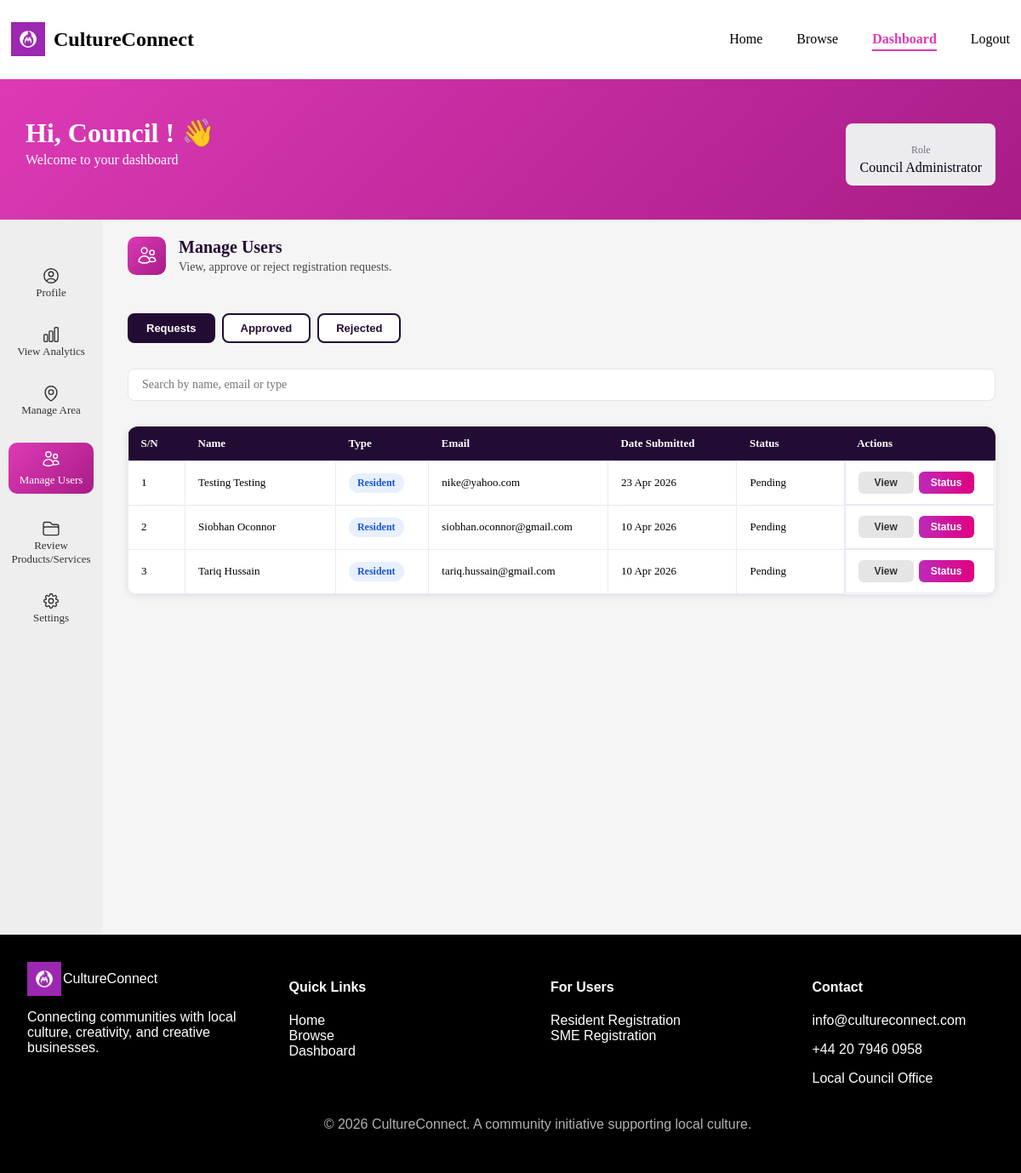
The app's page /frontend/pages/dashboard.php?page=manage-users (signed in), older data.
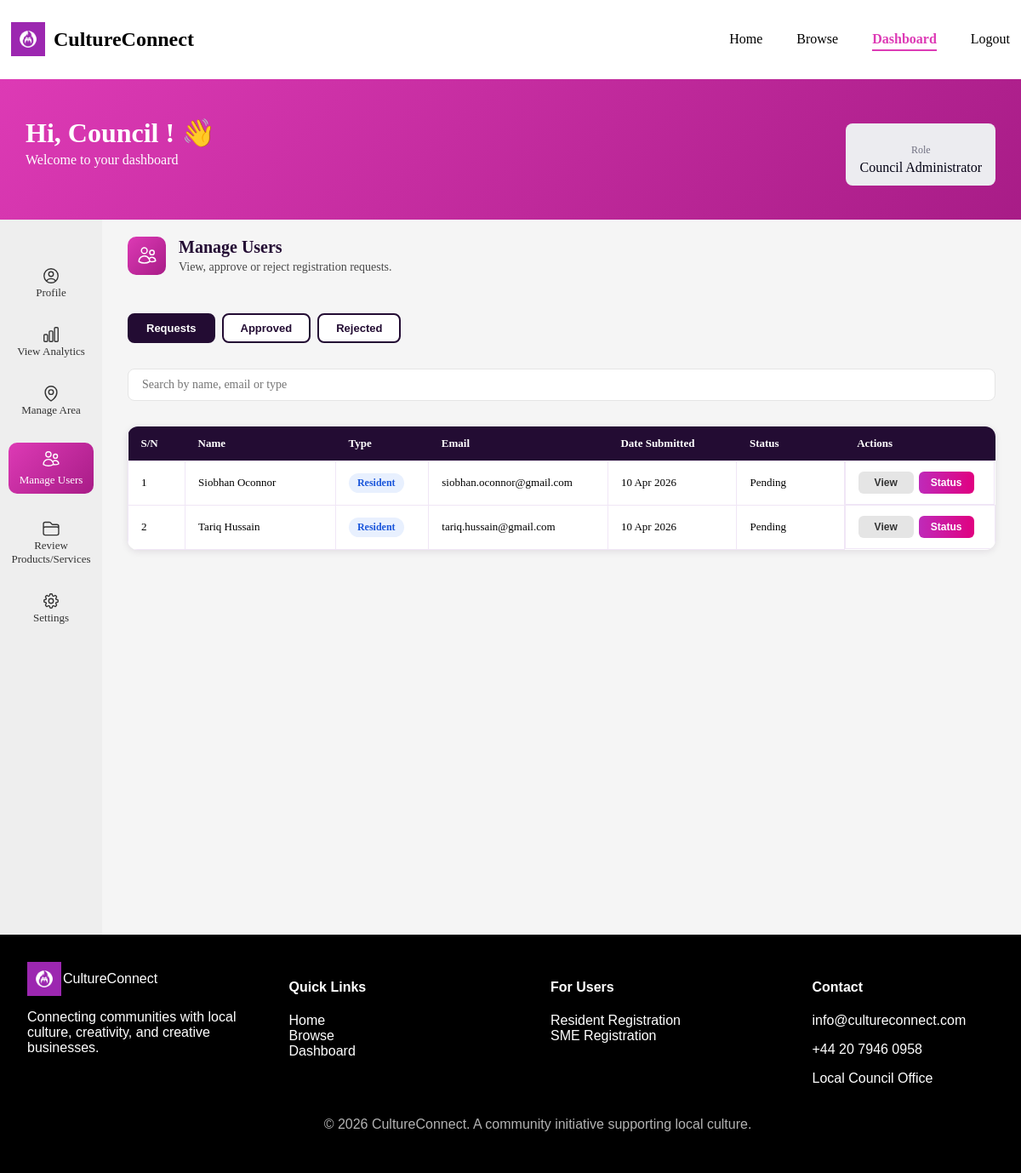
The same page, newer data.
### tables this page shows
CREATE TABLE `resident_profiles` (
  `profile_id` int(11) NOT NULL,
  `user_id` int(11) NOT NULL,
  `first_name` varchar(50) NOT NULL,
  `last_name` varchar(50) NOT NULL,
  `date_of_birth` date NOT NULL,
  `gender` enum('Male','Female','Non-binary','Transgender','Genderqueer','Genderfluid','Agender','Intersex','Other','Prefer not to say') DEFAULT 'Prefer not to say',
  `address` varchar(255) NOT NULL,
  `phone` varchar(20) NOT NULL,
  `postcode` varchar(10) NOT NULL,
  `created_at` timestamp NOT NULL DEFAULT current_timestamp(),
  `area_id` int(11) NOT NULL
);

CREATE TABLE `users` (
  `user_id` int(11) NOT NULL,
  `password_hash` varchar(255) NOT NULL,
  `last_login` timestamp NOT NULL DEFAULT current_timestamp(),
  `account_status` enum('pending','approved','rejected') NOT NULL DEFAULT 'pending',
  `role` varchar(50) NOT NULL,
  `email_address` varchar(100) NOT NULL
);

### frontend/pages/manage-users.php (the view, shortened to what this page needs)
<?php
$statusFilter  = $_GET['status'] ?? 'pending';
$users_per_page = 8;
$user_page      = max(1, intval($_GET['user_page'] ?? 1));
$smeQuery = $conn->prepare("
    SELECT
        s.sme_id, u.user_id,
        s.business_name AS name,
        s.created_at AS date_submitted,
        s.approval_status,
        s.description AS business_description,
        s.phone, 'sme' AS type,
        u.email_address AS email,
        u.account_status,
        d.document_id,
        d.document_type,
        d.file_path,
        d.verification_status AS doc_status
    FROM sme_profiles s
    JOIN users u ON s.user_id = u.user_id
    LEFT JOIN user_documents d ON u.user_id = d.user_id
    WHERE u.account_status = ?
    ORDER BY s.created_at DESC
");
$smeQuery->bind_param("s", $statusFilter);
$smeQuery->execute();
$smes = $smeQuery->get_result()->fetch_all(MYSQLI_ASSOC);
$resQuery = $conn->prepare("
    SELECT
        r.profile_id, u.user_id,
        CONCAT(r.first_name, ' ', r.last_name) AS name,
        r.created_at AS date_submitted,
        u.account_status AS approval_status,
        r.date_of_birth AS dob,
        r.gender, r.address,
        r.postcode AS post_code,
        r.phone,
        u.email_address AS email,
        u.role,
        CASE u.role
            WHEN 'Resident'              THEN 'resident'
            WHEN 'Council Member'        THEN 'council_member'
            WHEN 'Council Administrator' THEN 'council_admin'
            ELSE 'resident'
        END AS type,
        d.document_id,
        d.document_type,
        d.file_path,
        d.verification_status AS doc_status
    FROM resident_profiles r
    JOIN users u ON r.user_id = u.user_id
    LEFT JOIN user_documents d ON u.user_id = d.user_id
    WHERE u.account_status = ? AND u.role != 'SME'
    ORDER BY r.created_at DESC
");
$resQuery->bind_param("s", $statusFilter);
$resQuery->execute();
$residents = $resQuery->get_result()->fetch_all(MYSQLI_ASSOC);
$all_users   = array_merge($smes, $residents);
$total_users = count($all_users);
$total_pages = max(1, ceil($total_users / $users_per_page));
$user_page   = min($user_page, $total_pages);
$offset      = ($user_page - 1) * $users_per_page;
$users       = array_slice($all_users, $offset, $users_per_page);
?>
<div class="manage-users-page">
    <?php
        $title    = 'Manage Users';
        $subtitle = 'View, approve or reject registration requests.';
        include '../components/section_header.php';
    ?>
    <div class="status-tabs">
        <button class="tab <?= $statusFilter === 'pending'  ? 'active' : '' ?>" onclick="window.location.href='dashboard.php?page=manage-users&status=pending'">Requests</button>
        <button class="tab <?= $statusFilter === 'approved' ? 'active' : '' ?>" onclick="window.location.href='dashboard.php?page=manage-users&status=approved'">Approved</button>
        <button class="tab <?= $statusFilter === 'rejected' ? 'active' : '' ?>" onclick="window.location.href='dashboard.php?page=manage-users&status=rejected'">Rejected</button>
    </div>
    <div class="search-container">
        <input type="text" id="users-search-input" placeholder="Search by name, email or type" onkeyup="filterUsersTable()">
    </div>
    <div class="users-table-wrapper">
        <div class="table-scroll">
            <table class="users-table">
                <thead>
                    <tr>
                        <th>S/N</th>
                        <th>Name</th>
                        <th>Type</th>
                        <th>Email</th>
                        <th>Date Submitted</th>
                        <th>Status</th>
                        <th>Actions</th>
                    </tr>
                </thead>
                <tbody id="users-table-body">
                    <?php if (empty($users)) : ?>
                    <tr>
                        <td colspan="7" style="text-align:center;padding:20px;color:rgba(0,0,0,0.5);">
                            No <?= $statusFilter ?> users found.
                        </td>
                    </tr>
                    <?php else : ?>
                    <?php $count = $offset + 1; foreach ($users as $user) : ?>
                    <tr>
                        <td><?= $count++ ?></td>
                        <td><?= htmlspecialchars($user['name']) ?></td>
                        <td>
                            <?php $typeLabels = ['resident' => 'Resident', 'sme' => 'SME', 'council_member' => 'Council Member', 'council_admin' => 'Council Admin']; ?>
                            <span class="users-type-badge users-type-<?= $user['type'] ?>">
                                <?= $typeLabels[$user['type']] ?? ucfirst($user['type']) ?>
                            </span>
                        </td>
                        <td><?= htmlspecialchars($user['email']) ?></td>
                        <td><?= date('d M Y', strtotime($user['date_submitted'])) ?></td>
                        <td><span class="status <?= $user['approval_status'] ?>"><?= ucfirst($user['approval_status']) ?></span></td>
                        <td>
                            <button class="view-btn" onclick="openUsersViewModal(<?= htmlspecialchars(json_encode($user)) ?>)">View</button>
                            <button class="edit-btn" onclick="openUsersStatusModal(
                                '<?= $user['user_id'] ?>',
                                '<?= $user['type'] ?>',
                                '<?= $user['approval_status'] ?>',
                                '<?= addslashes($user['name']) ?>'
                            )">Status</button>
                        </td>
                    </tr>
                    <?php endforeach; ?>
                    <?php endif; ?>
                </tbody>
            </table>
        </div>
    </div>
</div>

### frontend/pages/dashboard.php (shortened to what this page needs)
<?php
$role = $_SESSION['user_role'] ?? '';
$defaultPage = match($role) {
    'Resident'              => 'profile',
    'SME'                   => 'manage-listings',
    'Council Member'        => 'analytics',
    'Council Administrator' => 'analytics',
    default                 => 'profile'
};
$page = $_GET['page'] ?? $defaultPage;
?>
<!DOCTYPE html>
<html lang="en">
<head>
    <link rel="stylesheet" href="../css/styles.css">
</head>
<body>
<div class="page-wrapper">
<?php
    include "../components/header.php";
?>
<section class="dashboard-welcome">
  <div class="container welcome-container">
    <div class="welcome-text">
      <h1 class="welcome-title">Hi,
      <span id="userName">
        <?php
          $role = $_SESSION['user_role'] ?? '';
          if ($role === 'SME') {
              echo htmlspecialchars($_SESSION['business_name'] ?? 'User');
          } elseif ($role === 'Resident') {
              echo htmlspecialchars($_SESSION['first_name'] ?? 'User');
          } else {
              echo htmlspecialchars($_SESSION['first_name'] ?? 'User');
          }
        ?>
      </span>! 👋</h1>
      <p class="welcome-subtitle">Welcome to your dashboard</p>
    </div>
    <div class="role-badge">
      <p class="role-label">Role</p>
      <p class="role-name" id="userRole">
        <?php echo htmlspecialchars($_SESSION['user_role'] ?? 'Unknown'); ?>
      </p>
    </div>
  </div>
</section>
<div class="dashboard-layout3">
   <div class="sidebar">
   <?php include "../components/sidebar.php"; ?>
   </div>
   <div class="dashboard-content">
   <?php
   $file = "../pages/" . $page . ".php";
   if (file_exists($file)) {
    include $file;
   } else {
    include "../pages/" . $defaultPage . ".php";
   }?>
   </div>
</div>
<?php
    include "../components/footer.php";
?>
</div>
</body>
</html>

### frontend/components/header.php (shortened to what this page needs)
<header>
<?php
$current_page = basename($_SERVER['PHP_SELF']);
$logged_in = isset($_SESSION['user_id']);
?>
<div class="header-container">
    <div class="logo-section">
        <img src="../images/logo.png" alt="CultureConnect Logo" class="logo">
        <h2>CultureConnect</h2>
    </div>
    <nav class="nav-menu">
        <ul>
            <li>
                <a href="../pages/index.php" class="<?= $current_page == 'index.php' ? 'active' : '' ?>">
                    Home
                </a>
            </li>
            <li>
                <a href="../pages/browse.php" class="<?= $current_page == 'browse.php' ? 'active' : '' ?>">
                    Browse
                </a>
            </li>
            <?php if (!$logged_in): ?>
                <li>
                    <a href="../pages/login.php" class="<?= $current_page == 'login.php' ? 'active' : '' ?>">
                        Login
                    </a>
                </li>
                <li>
                    <a href="../pages/register.php" class="<?= $current_page == 'register.php' ? 'active' : '' ?>">
                        Register
                    </a>
                </li>
            <?php else: ?>
                <li>
                    <a href="../pages/dashboard.php" class="<?= $current_page == 'dashboard.php' ? 'active' : '' ?>">
                        Dashboard
                    </a>
                </li>
                <li>
                    <a href="../pages/logout.php">Logout</a>
                </li>
            <?php endif; ?>
        </ul>
    </nav>
</div>
</header>

### frontend/components/sidebar.php (shortened to what this page needs)
<?php
$userRole = $_SESSION['user_role'] ?? '';
?>
<aside class="sidebar">
<ul>
<?php if($userRole == "Council Administrator"){ ?>
<li>
<a href="dashboard.php?page=profile" class="<?php echo ($page == 'profile') ? 'active' : ''; ?>">
<span>Profile</span>
</a>
</li>
<li>
<a href="dashboard.php?page=analytics" class="<?php echo ($page == 'analytics') ? 'active' : ''; ?>">
<span>View Analytics</span>
</a>
</li>
<li>
<a href="dashboard.php?page=manage-area" class="<?php echo ($page == 'manage-area') ? 'active' : ''; ?>">
<span>Manage Area</span>
</a>
</li>
<li>
<a href="dashboard.php?page=manage-users" class="<?php echo ($page == 'manage-users') ? 'active' : ''; ?>">
<span>Manage Users</span>
</a>
</li>
<li>
<a href="dashboard.php?page=manage-listings" class="<?php echo ($page == 'manage-listings') ? 'active' : ''; ?>">
<span>Review Products/Services</span>
</a>
</li>
<li>
<a href="dashboard.php?page=settings" class="<?php echo ($page == 'settings') ? 'active' : ''; ?>">
<span>Settings</span>
</a>
</li>
<?php } ?>
</ul>
</aside>

### frontend/components/section_header.php (shortened to what this page needs)
<div class="section-header">
    <div class="icon-wrapper">
    </div>
    <div class="section-header-text">
        <h2><?php echo $title; ?></h2>
        <p><?php echo $subtitle; ?></p>
    </div>
</div>

### frontend/components/footer.php
<footer class="footer">
  <section class="footer-top">
    <div class="column">
        <div class="logo-container">
            <img src="../images/logo.png" alt="CultureConnect Logo">
            <span>CultureConnect</span>
        </div>
        <p>Connecting communities with
               local culture, creativity, and
               creative businesses.</p>
    </div>
    <div class="column">
        <h4>Quick Links</h4>
        <ul>
            <li><a href="../pages/index.php">Home</a></li>
            <li><a href="../pages/browse.php">Browse</a></li>
            <li><a href="../pages/dashboard.php">Dashboard</a></li>
        </ul>
    </div>
    <div class="column">
        <h4>For Users</h4>
     <ul>
        <li><a href="register.php?type=resident">Resident Registration</a></li>
        <li><a href="register.php?type=sme">SME Registration</a></li>
     </ul>
    </div>
    <div class="column">
        <H4>Contact</h4>
        <p>info@cultureconnect.com</p>
        <p>+44 20 7946 0958</p>
        <p>Local Council Office</p>
    </div>
  </section>
  <section class="footer-bottom">
    <p> © 2026 CultureConnect. A community initiative supporting local culture.</p>
  </section>
</footer>

Row changes from the older to the newer data that the page shows:
removed resident_profiles: name "Testing Testing", type "Resident", user.email_address "nike@yahoo.com", created_at "23 Apr 2026", user.account_status "Pending"
